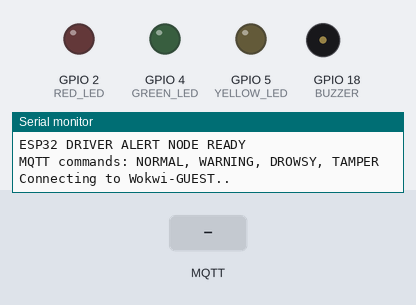
Simulated run of this sketch. Board: ESP32. Shown: output pins drawn as LEDs (lit = HIGH), buzzer (waves = sounding), the last lines printed to the serial monitor. The inputs (shaded band) are chosen by the test bench. WiFi joins after 1.5 s; servers stay silent unless stated; no MQTT or app messages arrive unless stated.

Above: at 0.4 s.
At 3.0 s:
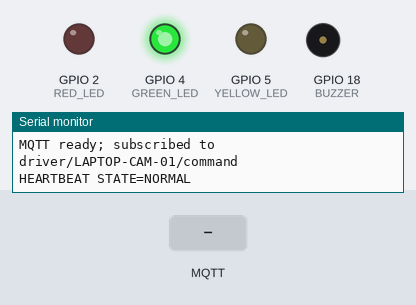
3.1 s: MQTT message "NORMAL" arrives on the first subscribed topic
Timing chart, 0 to 6.1 s (numbered marks = the images above; inputs shaded):
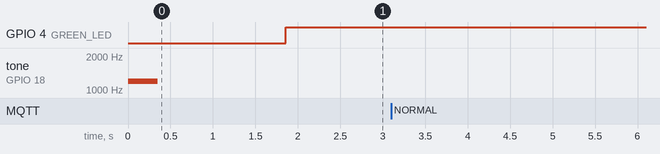

The sketch:

sketch.ino
```cpp
/*
 * ESP32 alert-node simulation for Wokwi.
 *
 * MQTT commands: NORMAL, WARNING, DROWSY, TAMPER
 */

#include <Arduino.h>
#include <WiFi.h>
#include <PubSubClient.h>

enum SystemState { NORMAL, WARNING, DROWSY, TAMPER };

const int GREEN_LED = 4;
const int YELLOW_LED = 5;
const int RED_LED = 2;
const int BUZZER = 18;
const int BUZZER_CHANNEL = 0;
const char *FIRMWARE_VERSION = "5-mqtt-ledc-buzzer";
const char *MQTT_HOST = "host.wokwi.internal";
const int MQTT_PORT = 1883;
const char *COMMAND_TOPIC = "driver/LAPTOP-CAM-01/command";
const char *ACK_TOPIC = "driver/LAPTOP-CAM-01/ack";

SystemState currentState = NORMAL;
unsigned long lastBlink = 0;
unsigned long lastStatusLog = 0;
bool blinkPhase = false;
WiFiClient networkClient;
PubSubClient mqttClient(networkClient);
unsigned long lastMqttAttempt = 0;

const char *stateName(SystemState state) {
  switch (state) {
    case NORMAL: return "NORMAL";
    case WARNING: return "WARNING";
    case DROWSY: return "DROWSY";
    case TAMPER: return "TAMPER";
  }
  return "UNKNOWN";
}

void clearOutputs() {
  digitalWrite(GREEN_LED, LOW);
  digitalWrite(YELLOW_LED, LOW);
  digitalWrite(RED_LED, LOW);
  ledcWriteTone(BUZZER_CHANNEL, 0);
}

void setState(SystemState nextState) {
  if (nextState == currentState) return;
  currentState = nextState;
  clearOutputs();
  if (currentState == DROWSY) {
    ledcWriteTone(BUZZER_CHANNEL, 1800);
  } else if (currentState == TAMPER) {
    ledcWriteTone(BUZZER_CHANNEL, 2400);
  }
  Serial.print("STATE=");
  Serial.println(stateName(currentState));
}

bool handleCommand(String command) {
  command.trim();
  command.toUpperCase();
  bool accepted = true;
  if (command == "NORMAL") setState(NORMAL);
  else if (command == "WARNING") setState(WARNING);
  else if (command == "DROWSY") setState(DROWSY);
  else if (command == "TAMPER") setState(TAMPER);
  else if (command.length()) {
    accepted = false;
    Serial.print("UNKNOWN_COMMAND=");
    Serial.println(command);
  }
  if (accepted && command.length()) {
    Serial.print("ACK STATE=");
    Serial.println(stateName(currentState));
  }
  return accepted && command.length();
}

void onMqttMessage(char *topic, byte *payload, unsigned int length) {
  String message;
  for (unsigned int i = 0; i < length; i++) message += (char)payload[i];
  int separator = message.indexOf('|');
  if (separator < 1) {
    Serial.println("MQTT invalid command payload");
    return;
  }
  String requestId = message.substring(0, separator);
  String command = message.substring(separator + 1);
  if (!handleCommand(command)) return;
  String ack = requestId + "|ACK STATE=" + stateName(currentState);
  mqttClient.publish(ACK_TOPIC, ack.c_str());
  Serial.print("MQTT ACK -> ");
  Serial.println(ack);
}

void connectMqtt() {
  if (WiFi.status() != WL_CONNECTED || mqttClient.connected()) return;
  unsigned long now = millis();
  if (now - lastMqttAttempt < 2000) return;
  lastMqttAttempt = now;
  String clientId = "wokwi-esp32-" + String((uint32_t)ESP.getEfuseMac(), HEX);
  Serial.print("Connecting MQTT to ");
  Serial.print(MQTT_HOST);
  Serial.print(":");
  Serial.println(MQTT_PORT);
  if (mqttClient.connect(clientId.c_str())) {
    mqttClient.subscribe(COMMAND_TOPIC, 1);
    Serial.print("MQTT ready; subscribed to ");
    Serial.println(COMMAND_TOPIC);
  } else {
    Serial.print("MQTT connect failed, rc=");
    Serial.println(mqttClient.state());
  }
}

void updateOutputs() {
  unsigned long now = millis();
  bool blinkChanged = false;
  if (now - lastBlink >= 300) {
    lastBlink = now;
    blinkPhase = !blinkPhase;
    blinkChanged = true;
  }

  switch (currentState) {
    case NORMAL:
      digitalWrite(GREEN_LED, HIGH);
      digitalWrite(YELLOW_LED, LOW);
      digitalWrite(RED_LED, LOW);
      break;
    case WARNING:
      digitalWrite(GREEN_LED, LOW);
      digitalWrite(YELLOW_LED, blinkPhase);
      digitalWrite(RED_LED, LOW);
      break;
    case DROWSY:
      digitalWrite(GREEN_LED, LOW);
      digitalWrite(YELLOW_LED, LOW);
      digitalWrite(RED_LED, HIGH);
      break;
    case TAMPER:
      digitalWrite(GREEN_LED, LOW);
      digitalWrite(YELLOW_LED, !blinkPhase);
      digitalWrite(RED_LED, blinkPhase);
      if (blinkChanged) {
        if (blinkPhase) ledcWriteTone(BUZZER_CHANNEL, 2400);
        else ledcWriteTone(BUZZER_CHANNEL, 0);
      }
      break;
  }
}

void setup() {
  Serial.begin(115200);
  pinMode(GREEN_LED, OUTPUT);
  pinMode(YELLOW_LED, OUTPUT);
  pinMode(RED_LED, OUTPUT);
  ledcSetup(BUZZER_CHANNEL, 1800, 8);
  ledcAttachPin(BUZZER, BUZZER_CHANNEL);
  clearOutputs();
  // Startup self-test: confirms that Wokwi/VS Code audio is enabled.
  ledcWriteTone(BUZZER_CHANNEL, 1200);
  delay(350);
  ledcWriteTone(BUZZER_CHANNEL, 0);
  Serial.println("ESP32 DRIVER ALERT NODE READY");
  Serial.println("MQTT commands: NORMAL, WARNING, DROWSY, TAMPER");
  WiFi.mode(WIFI_STA);
  WiFi.begin("Wokwi-GUEST", "", 6);
  Serial.print("Connecting to Wokwi-GUEST");
  while (WiFi.status() != WL_CONNECTED) {
    delay(100);
    Serial.print(".");
  }
  Serial.println();
  Serial.print("WiFi ready: ");
  Serial.println(WiFi.localIP());
  mqttClient.setServer(MQTT_HOST, MQTT_PORT);
  mqttClient.setCallback(onMqttMessage);
  Serial.print("Firmware: ");
  Serial.println(FIRMWARE_VERSION);
  connectMqtt();
}

void loop() {
  connectMqtt();
  mqttClient.loop();
  updateOutputs();
  unsigned long now = millis();
  if (now - lastStatusLog >= 2000) {
    lastStatusLog = now;
    Serial.print("HEARTBEAT STATE=");
    Serial.println(stateName(currentState));
  }
  delay(10);
}
```
